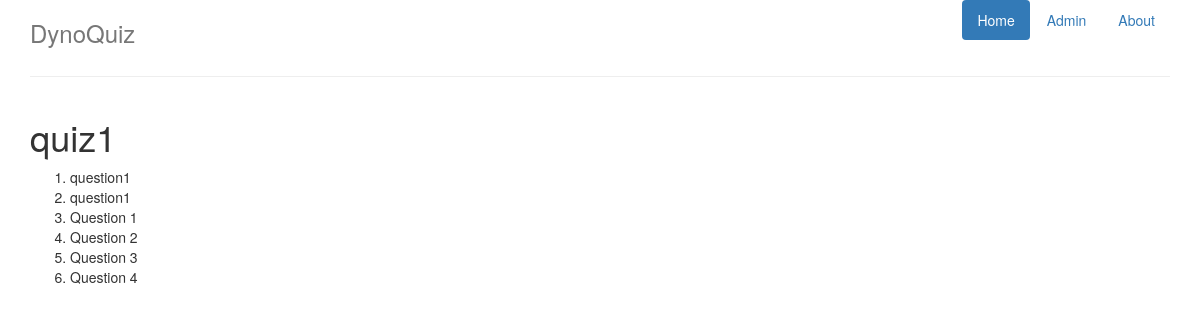
Page /dynoquiz/quiz/1/results/ on the earlier database version.
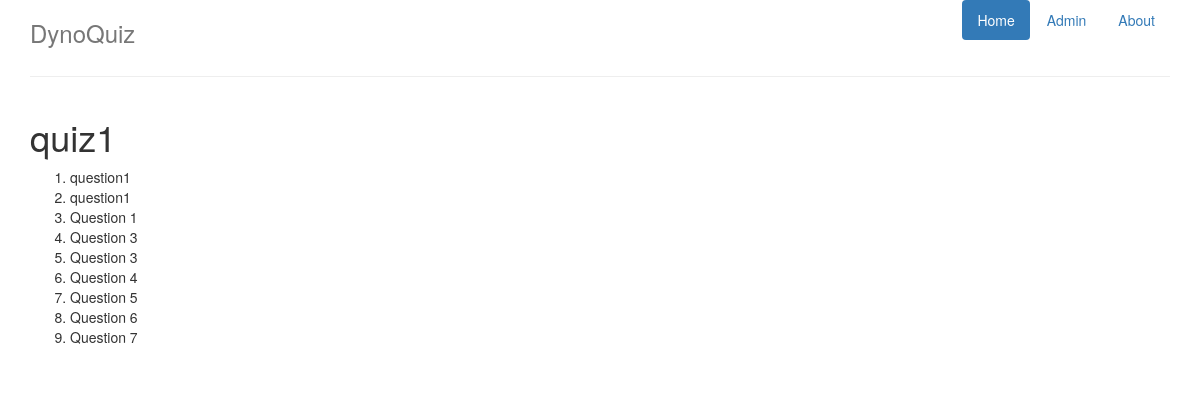
Same page on the later database version.
### dynoquiz/models.py (models this page shows, shortened)
class Quiz(models.Model):
    quiz_name = models.CharField(max_length=100)
    quiz_details = models.CharField(max_length=200, null=True)
    date_created = models.DateTimeField('date created')

class Question(models.Model):
    quiz = models.ForeignKey(Quiz)
    question_text = models.CharField(max_length=200)
    date_created = models.DateTimeField('date created')

### dynoquiz/views.py (the view)
# urls.py: url(r'^quiz/(?P<quiz_id>[0-9]+)/results/$', views.results, name='results'),
def results(request, quiz_id):
    quiz = Quiz.objects.get(pk=quiz_id)
    context = {'quiz': quiz}
    return render(request, 'dynoquiz/results.html', context)

### dynoquiz/templates/dynoquiz/results.html (shortened to what this page needs)
{% extends "dynoquiz/base.html" %}
{% block content %}
<div class="row">
    <div class="col-lg-12">
        <h1>{{quiz.quiz_name}}</h1>
        <ol>
            {% for question in quiz.question_set.all %}
                <li>{{question.question_text}}</li>
            {% endfor %}
        </ol>
    </div>
</div>
{% endblock %}

### dynoquiz/templates/dynoquiz/base.html (shortened to what this page needs)
{% load staticfiles %}
<!DOCTYPE html>
<html>
<head lang="en">
    <link rel="stylesheet" href="https://maxcdn.bootstrapcdn.com/bootstrap/3.3.5/css/bootstrap.min.css">
</head>
<body>
    <div class="container">
      <div class="header clearfix">
        <nav>
          <ul class="nav nav-pills pull-right">
            <li role="presentation" class="active"><a href="{% url 'dynoquiz:index' %}">Home</a></li>
            <li role="presentation"><a href="#">Admin</a></li>
            <li role="presentation"><a href="#">About</a></li>
          </ul>
        </nav>
        <h3 class="text-muted">DynoQuiz</h3>
      </div>
        <hr>
        {% block content %}
        {% endblock %}
    </div>
</body>
</html>

Differences in the rows shown:
changed Question (number 4 of 9 on the later page): question_text "Question 2" → "Question 3"
added Question: question_text "Question 5"
added Question: question_text "Question 6"
added Question: question_text "Question 7"
